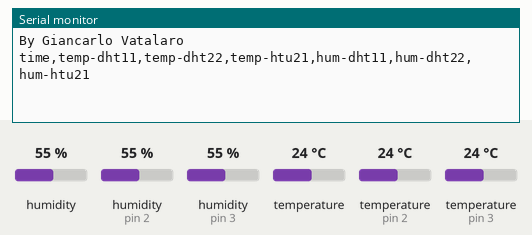
This sketch was run on a simulated Arduino Uno, built with avr-gcc and run on an emulated ATmega328P. Parts: the last lines printed to the serial monitor. The inputs (shaded band) are chosen by the test bench; at power-on: humidity 55 %, humidity (sensors on pin 2, pin 3) 55 %, temperature 24 °C, temperature (sensors on pin 2, pin 3) 24 °C.

Above: at 2.2 s.
2.3 s: humidity (sensor 0) set to 22 %
At 4.5 s:
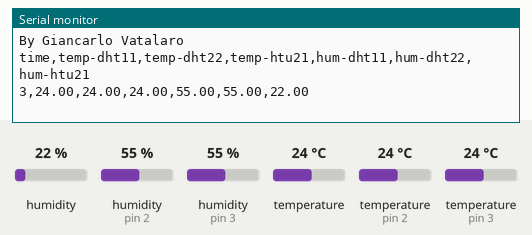
6.6 s: humidity (sensor on pin 2) set to 22 %
At 8.0 s:
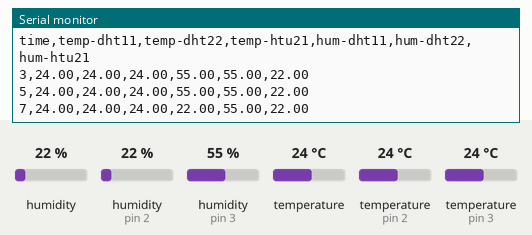
9.6 s: humidity (sensor on pin 3) set to 22 %
At 12.3 s:
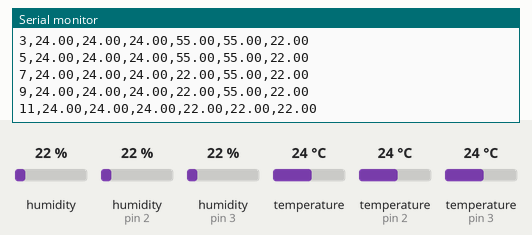
12.6 s: temperature (sensor 0) set to 12 °C
At 14.4 s:
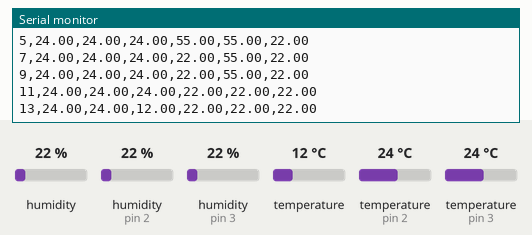
15.6 s: temperature (sensor on pin 2) set to 12 °C
At 15.6 s:
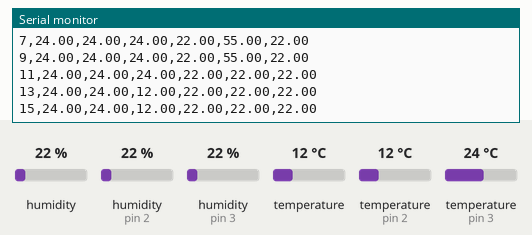
18.6 s: temperature (sensor on pin 3) set to 12 °C
At 20.9 s:
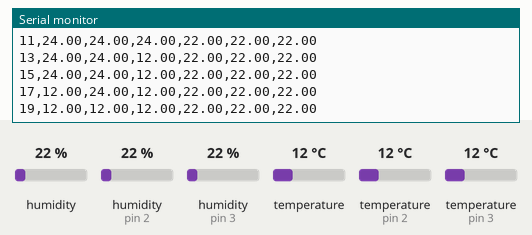
Timing chart, 0 to 22.4 s (numbered marks = the images above; inputs shaded):
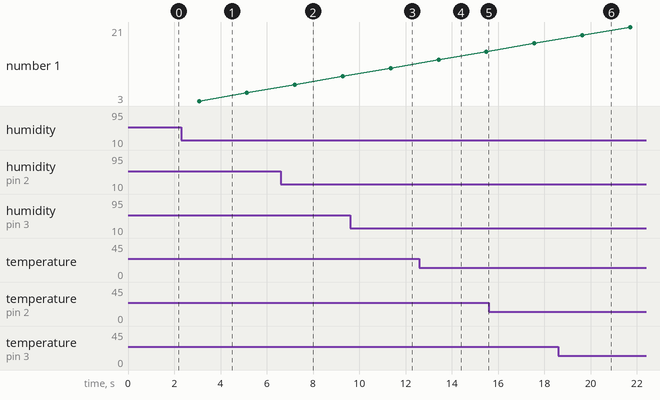

Measured:
- after the input at 2.3 s, the serial monitor: prints a new line after 0.77 s (image 1)
- after the input at 6.6 s, the serial monitor: prints a new line after 0.62 s (image 2)
- after the input at 9.6 s, the serial monitor: prints a new line after 1.8 s (image 3)
- after the input at 12.6 s, the serial monitor: prints a new line after 0.83 s (image 4)
- after the input at 18.6 s, the serial monitor: prints a new line after 1.0 s (image 6)

The sketch:

DHT11_DHT22_HTU21D_allWorking.ino
```cpp
#include "DHT.h"
#define DHT11PIN 2
#define DHT22PIN 3
#include <Wire.h>
#include "SparkFunHTU21D.h"

HTU21D myHumidity;

DHT dht11(DHT11PIN, DHT11 );
DHT dht22(DHT22PIN, DHT22 );

void setup()
{
  Serial.begin(9600);
  Serial.println("By Giancarlo Vatalaro");
  delay(500);
  Serial.println("time,temp-dht11,temp-dht22,temp-htu21,hum-dht11,hum-dht22,hum-htu21");
  delay(500);
  myHumidity.begin();
  dht11.begin();
  dht22.begin();
}

void loop()
{
  delay(2000);
  float h11 = dht11.readHumidity();
  float t11 = dht11.readTemperature();
  float h22 = dht22.readHumidity();
  float t22 = dht22.readTemperature();
  float humd = myHumidity.readHumidity();
  float temp = myHumidity.readTemperature();

  Serial.print(millis()/1000);
  Serial.print(",");
  Serial.print(t11);
  Serial.print(",");
  Serial.print(t22);
  Serial.print(",");
  Serial.print(temp);
  Serial.print(",");
  Serial.print(h11);
  Serial.print(",");
  Serial.print(h22);
  Serial.print(",");
  Serial.print(humd);
  Serial.println();
}
```
